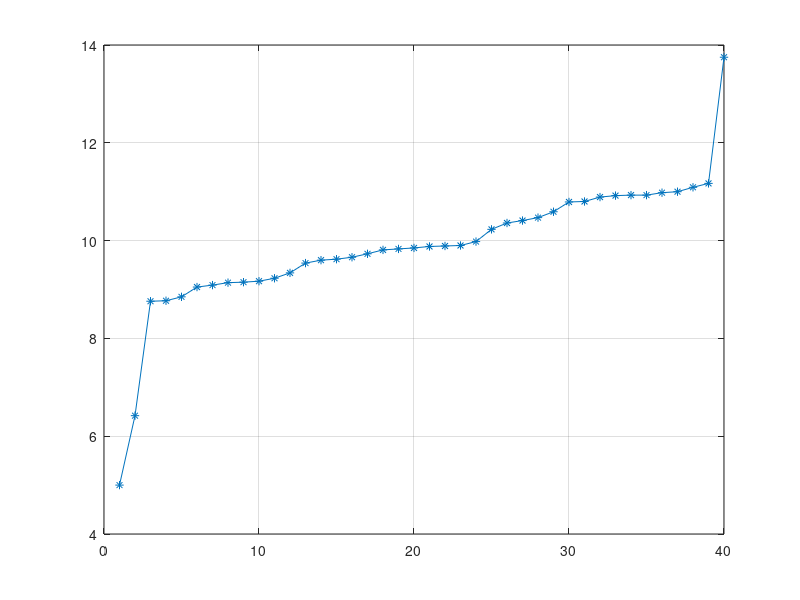

This chart was generated by the following MATLAB code:
load lab01_02.mat

plot(sdata,'-*');
grid;

x1 = min(data);

xn = max(data);

W = xn-x1;

xc = (x1+xn)/2;

m = floor(sqrt(n));

w = W/(m-1);

U1 = x1 - w/2;

U2 = U1 + w;

U3 = U2 + w;

U4 = U3 + w;

U5 = U4 + w;

U6 = U5 + w;

U7 = U6 + w;

vector1 = sdata(1);
vector2 = sdata(2);
vector3 = sdata(3:12);
vector4 = sdata(13:38);
vector5 = sdata(39);
vector6 = sdata(40);

xc1 = (U1 + U2)/2;
xc2 = (U2 + U3)/2;
xc3 = (U3 + U4)/2;
xc4 = (U4 + U5)/2;
xc5 = (U5 + U6)/2;
xc6 = (U6 + U7)/2;

f1 = length(vector1)/length(sdata);
f2 = length(vector2)/length(sdata);
f3 = length(vector3)/length(sdata);
f4 = length(vector4)/length(sdata);
f5 = length(vector5)/length(sdata);
f6 = length(vector6)/length(sdata);

right1 = f1*xc1;
right2 = f2*xc2;
right3 = f3*xc3;
right4 = f4*xc4;
right5 = f5*xc5;
right6 = f6*xc6;

xdneg = right1 + right2 + right3 + right4 + right5 + right6;

xneg = mean(sdata);
Mg = geomean(sdata);
Msq = norm(sdata)/sqrt(length(sdata));
Mh = harmmean(sdata);
Me = median(sdata);

ssquared = 1/(length(sdata)-1)*sum((sdata-xneg).^2);
thetasquared = 1/length(sdata)*sum((sdata-xneg).^2);

prctile(sdata,25);
prctile(sdata,50);
prctile(sdata,75);